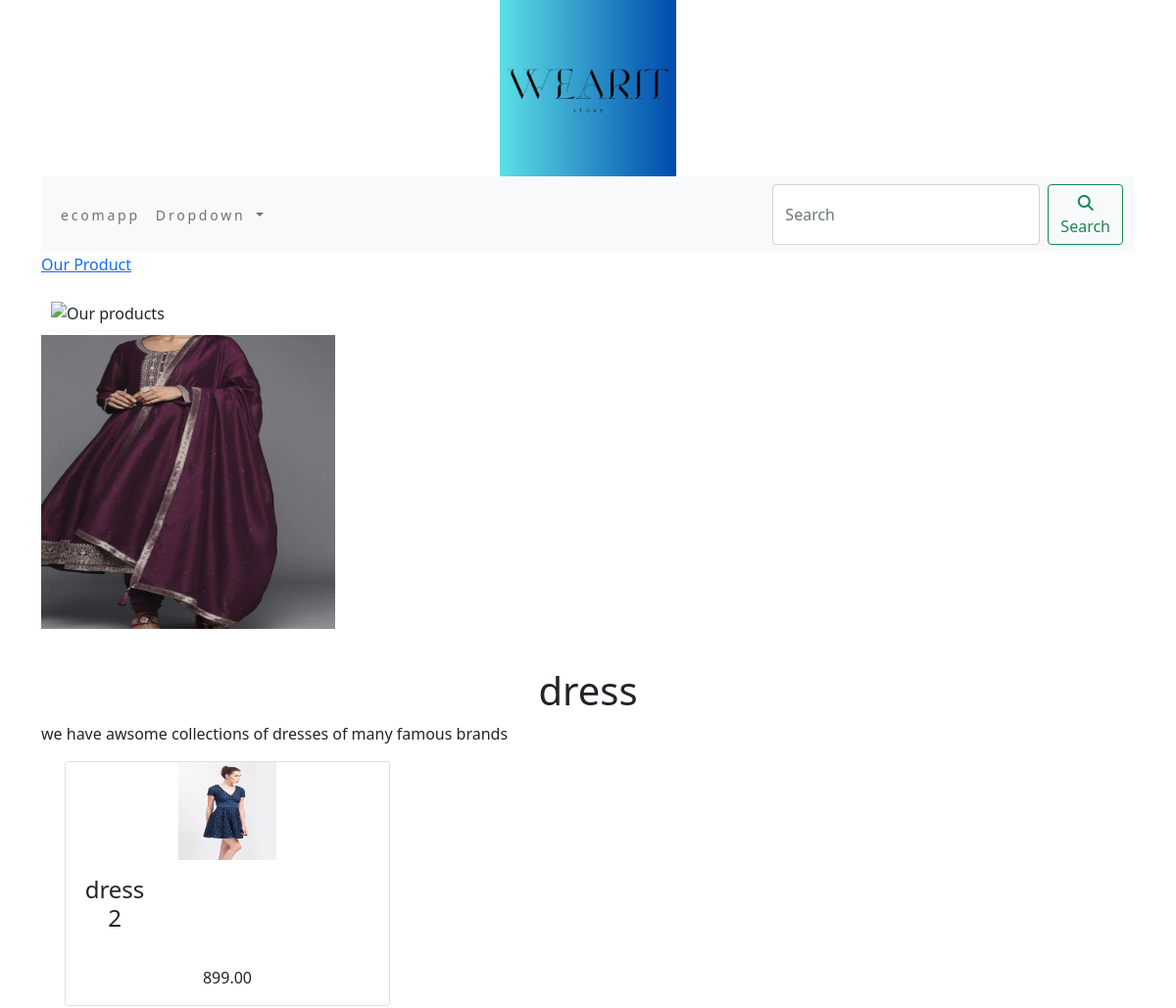
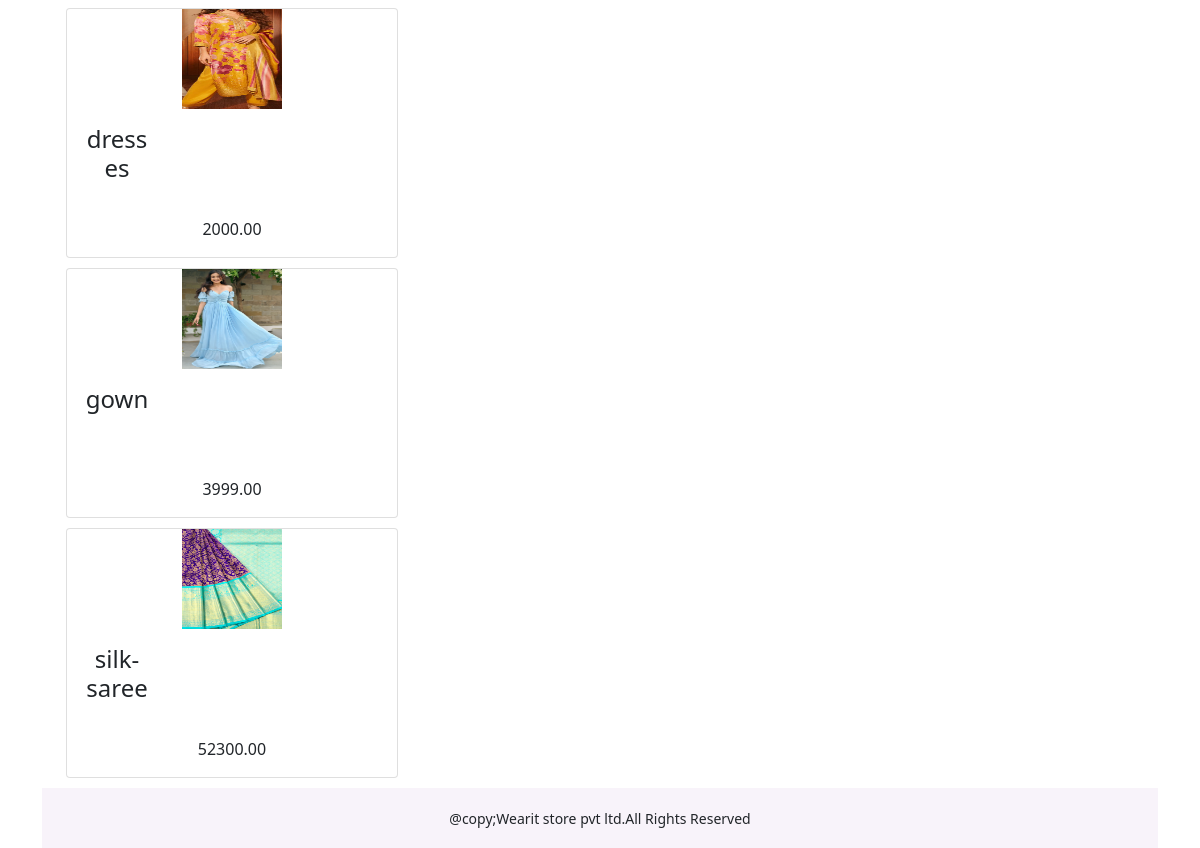
The app's page /dress/slug with its own data (2 pictures, top to bottom).
### ecomapp/models.py (models this page shows, shortened)
class Category(models.Model):
    objects = None
    name = models.CharField(max_length=250, unique=True)
    slug = models.SlugField(max_length=250, unique=True)
    description = models.TextField(blank=True)
    image = models.ImageField(upload_to='category', blank=True)
    class Meta:
        ordering = ('name',)
        verbose_name = 'category'
        verbose_name_plural = 'categories'
    def get_url(self):
        return reverse('ecomapp:products_by_category', args=[self.slug])

class Product(models.Model):
    objects = None
    name = models.CharField(max_length=250, unique=True)
    slug = models.SlugField(max_length=250, unique=True)
    description = models.TextField(blank=True)
    price = models.DecimalField(max_digits=10, decimal_places=2)
    category = models.ForeignKey(Category, on_delete=models.CASCADE)
    image = models.ImageField(upload_to='product', blank=True)
    stock = models.IntegerField()
    available = models.BooleanField(default=True)
    created = models.DateTimeField(auto_now_add=True)
    updated = models.DateTimeField(auto_now=True)
    def get_url(self):
        return reverse('ecomapp:prodDetail', args=[self.category.slug, self.slug])
    class Meta:
        ordering = ('name',)
        verbose_name = 'product'
        verbose_name_plural = 'products'

### ecomapp/views.py (the view)
# urls.py: path('', views.allProductCat, name='allProductCat'),
def allProductCat(request, c_slug=None):
    c_page = None
    products_list = None
    if c_slug is not None:
        c_page = get_object_or_404(Category, slug=c_slug)
        products_list = Product.objects.all().filter(category=c_page, available=True)
    else:
        products_list = Product.objects.all().filter(available=True)
    paginator = Paginator(products_list, 6)
    try:
        page = int(request.Get.get('page', 1))
    except:
        page = 1
    try:
        products = paginator.page(page)
    except(EmptyPage, InvalidPage):
        products = paginator.page(paginator.num_pages)
    return render(request, "category.html", {'category': c_page, 'products': products})

### cart/context_processors.py (called while the page is built)
def counter(request):
    item_count = 0
    if 'admin' in request.path:
        return {}
    else:
        try:
            cart = Cart.objects.filter(cart_id=_cart_id(request))
            cart_items = CartItem.objects.all().filter(cart=cart[:1])
            for cart_items in cart_items:
                item_count += cart_items.quantity
        except Cart.DoesNotExist:
            item_count = 0
    return dict(item_count=item_count)

### cart/views.py (called while the page is built)
def _cart_id(request):
    cart_key = request.session.session_key
    if not cart_key:
        request.session.save()
        cart_key = request.session.session_key
    return cart_key

### ecomapp/context_processors.py (called while the page is built)
def menu_links(request):
    links = Category.objects.all()
    return dict(links=links)

### templates/category.html (shortened to what this page needs)
{% extends 'base.html' %}
{% load static %}
{% block content %}
{% if category %}
     <div>
         <div>
             <p><a href="{% url 'ecomapp:allProductCat' %}">Our Product</a></p>
         </div>
     </div>
{% endif %}
      {% if category %}
      <div>
           <img class="my_image my_image_padding" src="{% static 'image/banner2.png' %}" width="1250px" alt="Our products">
      </div>
    <div>
      <img class="my_image" src="{{category.image.url}}" style="width:300px;height:300px;" alt="{{category.name}}">
    </div>
  <br>
<div>
    <div class="row my_row_class">
    </div>
    <h1 class="text-center my-title">{{category.name}}</h1>
    <p class="text-justify">{{category.description}}</p>
</div>
<div>
       {% endif %}
    <div class="container">
        <div class="row mx-auto">
            {% for product in products.object_list  %}
            <div class="row mx_auto">
            <div  class="my_bottom_margin col-12 col-sm-12 col-md-4 col-lg-4">
                <div class="card text-center" style=" min-width:18rem">
                    <a href="{{product.get_url}}"><img class="card-image-top my-image"  src="{{product.image.url}}" style="width:100px;height:100px;" alt="{{product.name}}"></a>
                    <div>
                        <h4 class="card-body">{{product.name}}</h4>
                        <p>{{product.price}}</p>
                    </div>
                </div>
            </div>
            </div>
            {% endfor %}
        </div>
            </div>
            {% endblock %}

### static/css/custom.css (style rules this page uses)
.my_row_class { padding-top:15px; }
.my_image { width:1110px; height:auto; }
.my_image_padding { padding:10px; }
.my_bottom_margin { margin-bottom:10px; }
.card-body { width:100px; height:100px; card-spacing:20px; text-align:center; }

### records on screen
Category: image (picture), name "dress", description "we have awsome collections of dresses of many famous brands"
Product: image (picture), name "dress2", price "899.00"
Product: image (picture), name "dresses", price "2000.00"
Product: image (picture), name "gown", price "3999.00"
Product: image (picture), name "silk-saree", price "52300.00"
